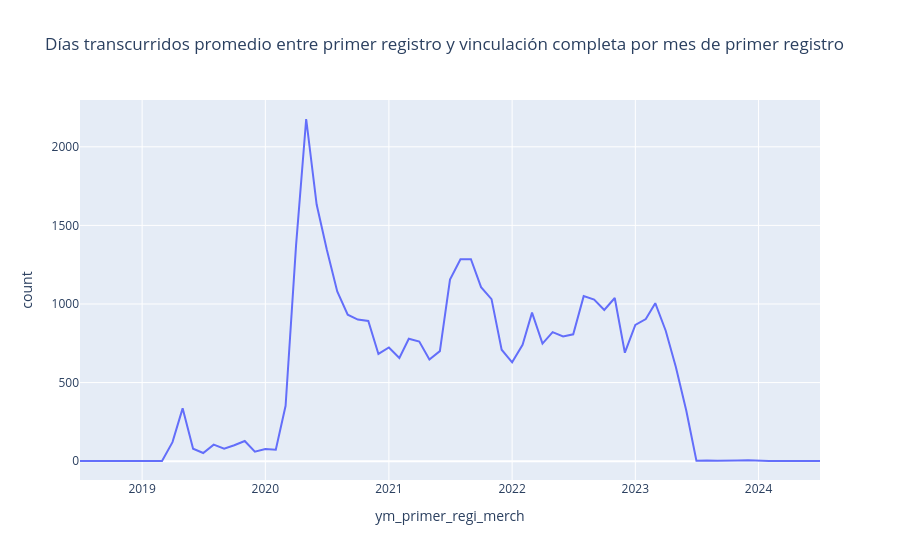

This figure's notebook cell:
### Code cell
fig = px.line(df_describe_ym, x="ym_primer_regi_merch", y="count", title='Días transcurridos promedio entre primer registro y vinculación completa por mes de primer registro')
fig.show()

### Figure 1 — Plotly figure (JSON) as saved in the notebook; plotly's stock layout.template omitted (floating-point values rounded to 4 significant figures)
{"data": [{"hovertemplate": "ym_primer_regi_merch=%{x}<br>count=%{y}<extra></extra>", "legendgroup": "", "line": {"color": "#636efa", "dash": "solid"}, "marker": {"symbol": "circle"}, "mode": "lines", "name": "", "orientation": "v", "showlegend": false, "type": "scatter", "x": ["2018-07-01T00:00:00", "2018-10-01T00:00:00", "2018-11-01T00:00:00", "2018-12-01T00:00:00", "2019-02-01T00:00:00", "2019-03-01T00:00:00", "2019-04-01T00:00:00", "2019-05-01T00:00:00", "2019-06-01T00:00:00", "2019-07-01T00:00:00", "2019-08-01T00:00:00", "2019-09-01T00:00:00", "2019-10-01T00:00:00", "2019-11-01T00:00:00", "2019-12-01T00:00:00", "2020-01-01T00:00:00", "2020-02-01T00:00:00", "2020-03-01T00:00:00", "2020-04-01T00:00:00", "2020-05-01T00:00:00", "2020-06-01T00:00:00", "2020-07-01T00:00:00", "2020-08-01T00:00:00", "2020-09-01T00:00:00", "2020-10-01T00:00:00", "2020-11-01T00:00:00", "2020-12-01T00:00:00", "2021-01-01T00:00:00", "2021-02-01T00:00:00", "2021-03-01T00:00:00", "2021-04-01T00:00:00", "2021-05-01T00:00:00", "2021-06-01T00:00:00", "2021-07-01T00:00:00", "2021-08-01T00:00:00", "2021-09-01T00:00:00", "2021-10-01T00:00:00", "2021-11-01T00:00:00", "2021-12-01T00:00:00", "2022-01-01T00:00:00", "2022-02-01T00:00:00", "2022-03-01T00:00:00", "2022-04-01T00:00:00", "2022-05-01T00:00:00", "2022-06-01T00:00:00", "2022-07-01T00:00:00", "2022-08-01T00:00:00", "2022-09-01T00:00:00", "2022-10-01T00:00:00", "2022-11-01T00:00:00", "2022-12-01T00:00:00", "2023-01-01T00:00:00", "2023-02-01T00:00:00", "2023-03-01T00:00:00", "2023-04-01T00:00:00", "2023-05-01T00:00:00", "2023-06-01T00:00:00", "2023-07-01T00:00:00", "2023-08-01T00:00:00", "2023-09-01T00:00:00", "2023-11-01T00:00:00", "2023-12-01T00:00:00", "2024-02-01T00:00:00", "2024-03-01T00:00:00", "2024-04-01T00:00:00", "2024-05-01T00:00:00", "2024-06-01T00:00:00", "2024-07-01T00:00:00"], "xaxis": "x", "y": [1, 1, 1, 1, 1, 1, 121, 336, 79, 52, 105, 79, 101, 128, 60, 77, 73, 352, 1373, 2177, 1633, 1347, 1080, 932, 901, 892, 682, 723, 656, 779, 761, 647, 700, 1155, 1284, 1285, 1107, 1031, 709, 629, 740, 945, 748, 821, 793, 807, 1050, 1028, 962, 1038, 690, 867, 904, 1005, 830, 599, 321, 3, 4, 2, 4, 5, 1, 1, 1, 1, 2, 1], "yaxis": "y"}], "layout": {"legend": {"tracegroupgap": 0}, "title": {"text": "Días transcurridos promedio entre primer registro y vinculación completa por mes de primer registro"}, "xaxis": {"anchor": "y", "domain": [0, 1], "title": {"text": "ym_primer_regi_merch"}}, "yaxis": {"anchor": "x", "domain": [0, 1], "title": {"text": "count"}}}}
